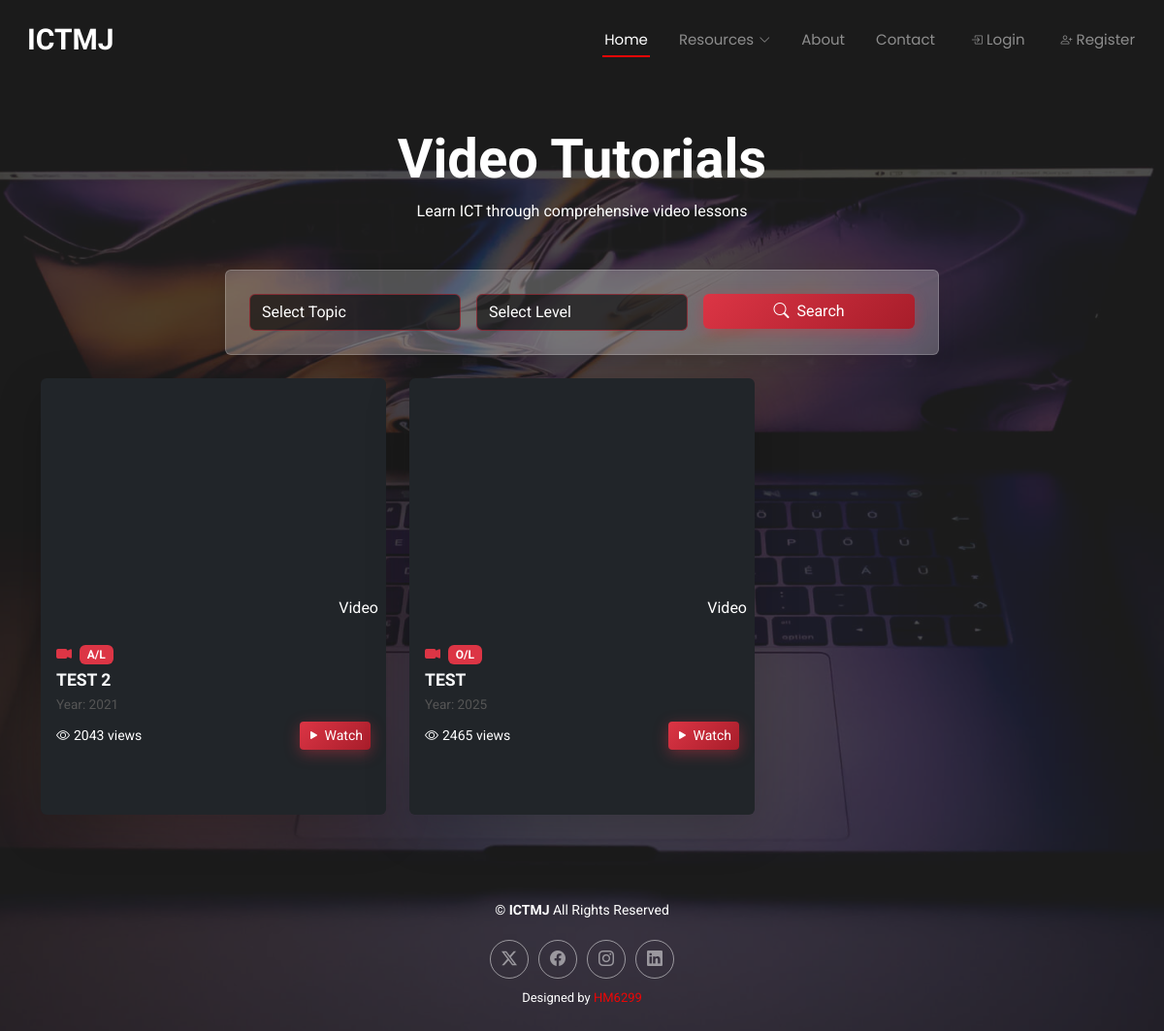
Screenshot of /videopage.php with the database file from the repository.
### tables this page shows
CREATE TABLE `videos` (
  `id` int(11) NOT NULL,
  `title` varchar(255) NOT NULL,
  `category` varchar(100) NOT NULL,
  `url` varchar(2556) NOT NULL,
  `created_at` timestamp NOT NULL DEFAULT current_timestamp(),
  `year` year(4) NOT NULL
);

### videopage.php (the view, shortened to what this page needs)
<?php
require_once 'forms/config.php';
function youtubeEmbed($url) {
    if (strpos($url, 'youtu.be/') !== false) {
        $id = substr(strrchr($url, "/"), 1);
    } else {
        parse_str(parse_url($url, PHP_URL_QUERY), $params);
        $id = $params['v'] ?? '';
    }
    return $id ? "https://www.youtube.com/embed/" . $id : '';
}
$stmt = $pdo->query("SELECT * FROM videos ORDER BY created_at DESC");
$videos = $stmt->fetchAll(PDO::FETCH_ASSOC);
?>
<?php include 'header.php'; ?>
<main class="videos-section py-5" style="position: relative; z-index: 1; padding-top: 150px;">
    <div class="container">
        <div class="text-center mb-5">
            <h2 class="display-4 fw-bold">Video Tutorials</h2>
            <p>Learn ICT through comprehensive video lessons</p>
        </div>
        <div class="row mb-4">
            <div class="col-md-8 mx-auto">
                <div class="card filter-card shadow" style="background: #ffffff3d; border: 1px solid rgba(255, 255, 255, 0.2);">
                    <div class="card-body p-4">
                        <div class="row g-3">
                            <div class="col-md-4">
                                <select class="form-control" id="filter-category">
                                    <option value="">Select Topic</option>
                                </select>
                            </div>
                            <div class="col-md-4">
                                <select class="form-control" id="filter-level">
                                    <option value="">Select Level</option>
                                </select>
                            </div>
                            <div class="col-md-4">
                                <button class="btn btn-danger w-100" id="filter-btn">
                                    <i class="bi bi-search me-2"></i>Search
                                </button>
                            </div>
                        </div>
                    </div>
                </div>
            </div>
        </div>
<div class="row g-4" id="videos-container">
    <?php if ($videos): ?>
        <?php foreach ($videos as $video): ?>
        <div class="col-md-6 col-lg-4 video-item" data-category="<?= htmlspecialchars($video['category']) ?>" data-level="<?= htmlspecialchars($video['year']) ?>">
            <div class="card video-card shadow-lg h-100 bg-dark text-white border-0 h-100" style="min-height: 450px;">
                <div class="video-thumbnail position-relative">
                    <iframe width="100%" height="250"
                        src="<?= youtubeEmbed($video['url']) ?>"
                        title="<?= htmlspecialchars($video['title']) ?>"
                        frameborder="0" allow="accelerometer; autoplay; clipboard-write; encrypted-media; gyroscope; picture-in-picture" allowfullscreen>
                    </iframe>
                    <span class="duration-badge position-absolute bottom-0 end-0 m-2">Video</span>
                </div>
                <div class="card-body p-3 ">
                    <div class="d-flex align-items-center mb-1">
                        <i class="bi bi-camera-video-fill text-danger me-2"></i>
                        <span class="badge bg-danger"><?= htmlspecialchars($video['category']) ?></span>
                    </div>
                    <h5 class="mb-1 text-light fw-bold" style="font-size: 1.1rem;"><?= htmlspecialchars($video['title']) ?></h5>
                    <p class="mb-2" style="font-size: 0.85rem; color:#555;">Year: <?= htmlspecialchars($video['year']) ?></p>
                    <div class="d-flex justify-content-between align-items-center mt-auto">
                        <small><i class="bi bi-eye me-1"></i><?= rand(100,5000) ?> views</small>
                        <a href="<?= htmlspecialchars($video['url']) ?>" target="_blank" class="btn btn-danger btn-sm">
                            <i class="bi bi-play-fill me-1"></i>Watch
                        </a>
                    </div>
                </div>
            </div>
        </div>
        <?php endforeach; ?>
    <?php else: ?>
        <p class="text-center text-white">No videos found.</p>
    <?php endif; ?>
</div>
    </div>
</main>
<?php include 'footer.php'; ?>

### assets/css/main.css (style rules this page uses)
:root { --default-font: "Roboto", system-ui, -apple-system, "Segoe UI", Roboto, "Helvetica Neue", Arial, "Noto Sans", "Liberation Sans", sans-serif, "Apple Color Emoji", "Segoe UI Emoji", "Segoe UI Symbol", "Noto Color Emoji"; --heading-font: "Raleway", sans-serif; --nav-font: "Poppins", sans-serif; }
:root { --background-color: #ffffff; --default-color: #ffffff; --heading-color: #ffffff; --accent-color: #ec0606; --surface-color: #ffffff; --contrast-color: #ffffff; }
:root { --nav-color: rgba(255, 255, 255, 0.5); --nav-hover-color: #ffffff; --nav-mobile-background-color: #ffffff; --nav-dropdown-background-color: #ffffff; --nav-dropdown-color: #ffffff; --nav-dropdown-hover-color: #ec0606; }
:root { scroll-behavior: smooth; }
body { color: var(--default-color); background-color: var(--background-color); font-family: var(--default-font); background: url(../img/bg.jpg) top center no-repeat; background-size: cover; position: relative; }
body::before { content: ""; position: absolute; left: 0; right: 0; top: 0; bottom: 0; background: rgba(34, 34, 34, 0.8); }
a { color: var(--accent-color); text-decoration: none; transition: 0.3s; }
h1, h2, h3, h4, h5, h6 { color: var(--heading-color); font-family: var(--heading-font); }
.form-control { background: rgba(0, 0, 0, 0.6); border: 1px solid rgba(220, 53, 69, 0.5); color: #ffffff; }
.form-control::placeholder { color: rgba(255, 255, 255, 0.5); }
.btn-danger { background: linear-gradient(135deg, #dc3545 0%, #a71d2a 100%); border: none; box-shadow: 0 4px 15px rgba(220, 53, 69, 0.4); transition: all 0.3s ease; }

### rows the page displays
videos: category "A/L", title "TEST 2", year "2021"
videos: category "O/L", title "TEST", year "2025"
